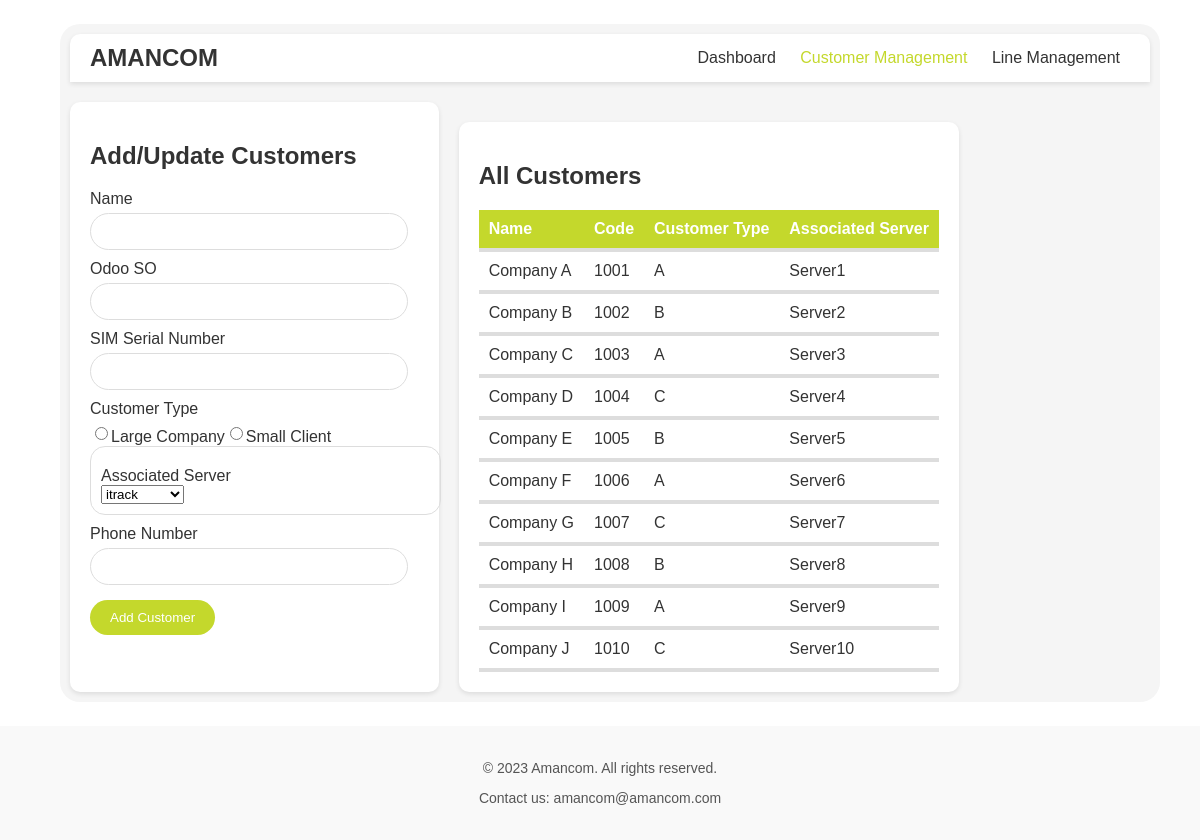
Screenshot of /Templates/add_customer.php with the database file from the repository.
### tables this page shows
CREATE TABLE `client_company` (
  `Name` varchar(100) NOT NULL,
  `Class` varchar(50) NOT NULL,
  `Server_Name` varchar(100) NOT NULL,
  `Code` int(11) NOT NULL,
  `Odoo_SO` int(11) NOT NULL,
  `SIM_Serial_no` int(11) NOT NULL,
  `Device_Serial_no` int(11) NOT NULL
);

### Templates/add_customer.php (the view, shortened to what this page needs)
<?php
$servername = "localhost";
$username = "root";
$password = "";
$dbname = "amancom_db";
$conn = new mysqli($servername, $username, $password, $dbname);
$query = "SELECT * FROM client_company";
$result = $conn->query($query);
?>
<!DOCTYPE html>
<html lang="en">
  <head>
    <link rel="stylesheet" href="../Style/Add_customer.css" />
  </head>
  <body>
    <div class="container">
      <header>
        <h1>AMANCOM</h1>
        <nav>
          <a href="#">Dashboard</a>
          <a href="#" class="active">Customer Management</a>
          <a href="Line_Manegement.php">Line Management</a>
        </nav>
      </header>
      <main>
        <div class="content">
          <section class="customer-form">
            <h2>Add/Update Customers</h2>
            <form id="customerForm" method="POST">
              <label for="name">Name</label>
              <input type="text" id="name" name="name" required />
              <label for="odoo_so">Odoo SO</label>
              <input type="text" id="odoo_so" name="odoo_so" required />
              <label for="sim_serial">SIM Serial Number</label>
              <input type="text" id="sim_serial" name="sim_serial" required />
              <label>Customer Type</label>
              <div class="customer-type">
                  <input type="radio" id="large" name="type" value="Large Company" />
                  <label for="large">Large Company</label>
                  <input type="radio" id="small" name="type" value="Small Client" />
                  <label for="small">Small Client</label>
              </div>
              <div class="choose-server">
                  <label for="server">Associated Server</label>
                  <select id="server" name="server">
                      <option value="itrack">itrack</option>
                  </select>
              </div>
              <label for="phone_number">Phone Number</label>
              <input type="text" id="phone_number" name="phone_number" required />
              <button type="submit" name="add_customer">Add Customer</button>
            </form>
          </section>
          <section class="all-customers">
            <h2>All Customers</h2>
            <table>
              <thead>
                <tr>
                  <th>Name</th>
                  <th>Code</th>
                  <th>Customer Type</th>
                  <th>Associated Server</th>
                </tr>
              </thead>
              <tbody>
                <?php if ($result->num_rows > 0): ?>
                  <?php while ($row = $result->fetch_assoc()): ?>
                    <tr>
                      <td><?php echo $row['Name']; ?></td>
                      <td><?php echo $row['Odoo_SO']; ?></td>
                      <td><?php echo $row['Class']; ?></td>
                      <td><?php echo $row['Server_Name']; ?></td>
                    </tr>
                  <?php endwhile; ?>
                <?php else: ?>
                  <tr>
                    <td colspan="4">No customers found</td>
                  </tr>
                <?php endif; ?>
              </tbody>
            </table>
          </section>
        </div>
      </main>
    </div>
    <footer>
      <p>&copy; 2023 Amancom. All rights reserved.</p>
      <p>Contact us: amancom@amancom.com</p>
    </footer>
  </body>
</html>

### Style/Add_customer.css (style rules this page uses)
html, body { height: 100%; display: flex; flex-direction: column; margin: 0; }
body { font-family: Arial, sans-serif; margin: 0; padding: 0; background-color: #fff; color: #333; }
.container { width: 90%; margin: auto; background-color: rgb(245, 245, 245); margin: 2% 5%; padding: 10px; border-radius: 20px; }
header { display: flex; justify-content: space-between; align-items: center; border-radius: 10px 10px 0 0; background-color: #fff; padding: 10px 20px; box-shadow: 0 2px 5px rgba(0, 0, 0, 0.1); }
header h1 { font-size: 1.5em; margin: 0; }
header nav a { text-decoration: none; color: #333; margin: 0 10px; }
header nav .active { color: #c4d82c; }
main { margin-top: 20px; }
.content { display: flex; gap: 20px; }
.customer-form { background: #fff; padding: 20px; border-radius: 10px; box-shadow: 0 2px 5px rgba(0, 0, 0, 0.1); max-width: 48%; }
.customer-form form label { display: block; margin-top: 10px; }
.customer-form form input[type="text"] { width: 90%; padding: 10px; margin-top: 5px; border: 1px solid #ddd; border-radius: 30px; }
.customer-form form button { margin-top: 15px; padding: 10px 20px; background-color: #c4d82c; border: none; border-radius: 50px; cursor: pointer; color: #fff; }
.customer-form .customer-type { display: flex; }
.choose-server { padding: 10px; border: 1px solid #ddd; border-radius: 15px; width: 100%; }
.all-customers { background: #fff; padding: 20px; border-radius: 10px; box-shadow: 0 2px 5px rgba(0, 0, 0, 0.1); margin-top: 20px; }
.all-customers table { width: 100%; border-collapse: collapse; }
.all-customers th, .all-customers td { padding: 10px; text-align: left; border-bottom: 4px solid #ddd; }
.all-customers th { background-color: #c4d82c; color: #fff; }
footer { text-align: center; background-color: #f9f9f9; padding: 20px; font-size: 14px; color: #555; }

### rows the page displays
client_company: Name "Company A", Odoo_SO "1001", Class "A", Server_Name "Server1"
client_company: Name "Company B", Odoo_SO "1002", Class "B", Server_Name "Server2"
client_company: Name "Company C", Odoo_SO "1003", Class "A", Server_Name "Server3"
client_company: Name "Company D", Odoo_SO "1004", Class "C", Server_Name "Server4"
client_company: Name "Company E", Odoo_SO "1005", Class "B", Server_Name "Server5"
client_company: Name "Company F", Odoo_SO "1006", Class "A", Server_Name "Server6"
client_company: Name "Company G", Odoo_SO "1007", Class "C", Server_Name "Server7"
client_company: Name "Company H", Odoo_SO "1008", Class "B", Server_Name "Server8"
client_company: Name "Company I", Odoo_SO "1009", Class "A", Server_Name "Server9"
client_company: Name "Company J", Odoo_SO "1010", Class "C", Server_Name "Server10"
